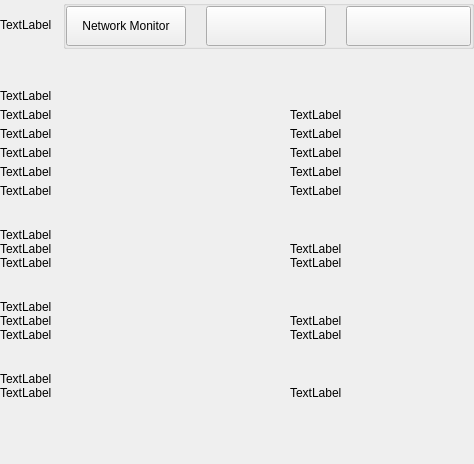
<?xml version="1.0" encoding="UTF-8"?>
<ui version="4.0">
 <class>SettingsInformationWidget</class>
 <widget class="QWidget" name="SettingsInformationWidget">
  <property name="geometry">
   <rect>
    <x>0</x>
    <y>0</y>
    <width>474</width>
    <height>464</height>
   </rect>
  </property>
  <property name="windowTitle">
   <string>Form</string>
  </property>
  <layout class="QVBoxLayout" name="verticalLayout">
   <property name="spacing">
    <number>0</number>
   </property>
   <property name="leftMargin">
    <number>0</number>
   </property>
   <property name="topMargin">
    <number>0</number>
   </property>
   <property name="rightMargin">
    <number>0</number>
   </property>
   <property name="bottomMargin">
    <number>0</number>
   </property>
   <item>
    <widget class="QWidget" name="left" native="true">
     <layout class="QVBoxLayout" name="verticalLayout_3">
      <property name="leftMargin">
       <number>0</number>
      </property>
      <property name="topMargin">
       <number>0</number>
      </property>
      <property name="rightMargin">
       <number>0</number>
      </property>
      <property name="bottomMargin">
       <number>0</number>
      </property>
      <item>
       <layout class="QVBoxLayout" name="verticalLayout_2">
        <property name="spacing">
         <number>0</number>
        </property>
        <item>
         <layout class="QHBoxLayout" name="horizontalLayout_3">
          <property name="spacing">
           <number>0</number>
          </property>
          <item>
           <widget class="QLabel" name="labelTitle">
            <property name="text">
             <string>TextLabel</string>
            </property>
           </widget>
          </item>
          <item>
           <spacer name="horizontalSpacer">
            <property name="orientation">
             <enum>Qt::Horizontal</enum>
            </property>
            <property name="sizeHint" stdset="0">
             <size>
              <width>40</width>
              <height>20</height>
             </size>
            </property>
           </spacer>
          </item>
          <item>
           <widget class="QGroupBox" name="groupBox">
            <property name="title">
             <string/>
            </property>
            <layout class="QHBoxLayout" name="horizontalLayout_4">
             <property name="spacing">
              <number>20</number>
             </property>
             <property name="leftMargin">
              <number>0</number>
             </property>
             <property name="topMargin">
              <number>0</number>
             </property>
             <property name="rightMargin">
              <number>0</number>
             </property>
             <property name="bottomMargin">
              <number>0</number>
             </property>
             <item>
              <widget class="QPushButton" name="pushButtonNetworkMonitor">
               <property name="minimumSize">
                <size>
                 <width>120</width>
                 <height>40</height>
                </size>
               </property>
               <property name="maximumSize">
                <size>
                 <width>16777215</width>
                 <height>40</height>
                </size>
               </property>
               <property name="focusPolicy">
                <enum>Qt::NoFocus</enum>
               </property>
               <property name="text">
                <string>Network Monitor</string>
               </property>
              </widget>
             </item>
             <item>
              <widget class="QPushButton" name="pushButtonBackups">
               <property name="minimumSize">
                <size>
                 <width>120</width>
                 <height>40</height>
                </size>
               </property>
               <property name="maximumSize">
                <size>
                 <width>120</width>
                 <height>40</height>
                </size>
               </property>
               <property name="focusPolicy">
                <enum>Qt::NoFocus</enum>
               </property>
               <property name="text">
                <string/>
               </property>
               <property name="checkable">
                <bool>false</bool>
               </property>
               <property name="autoExclusive">
                <bool>false</bool>
               </property>
              </widget>
             </item>
             <item>
              <widget class="QPushButton" name="pushButtonFile">
               <property name="minimumSize">
                <size>
                 <width>125</width>
                 <height>40</height>
                </size>
               </property>
               <property name="maximumSize">
                <size>
                 <width>125</width>
                 <height>40</height>
                </size>
               </property>
               <property name="focusPolicy">
                <enum>Qt::NoFocus</enum>
               </property>
               <property name="text">
                <string/>
               </property>
               <property name="checkable">
                <bool>false</bool>
               </property>
               <property name="checked">
                <bool>false</bool>
               </property>
               <property name="autoExclusive">
                <bool>false</bool>
               </property>
              </widget>
             </item>
            </layout>
           </widget>
          </item>
         </layout>
        </item>
        <item>
         <spacer name="verticalSpacer_2">
          <property name="orientation">
           <enum>Qt::Vertical</enum>
          </property>
          <property name="sizeType">
           <enum>QSizePolicy::Fixed</enum>
          </property>
          <property name="sizeHint" stdset="0">
           <size>
            <width>20</width>
            <height>40</height>
           </size>
          </property>
         </spacer>
        </item>
        <item>
         <widget class="QWidget" name="layoutOptions1" native="true">
          <layout class="QVBoxLayout" name="verticalLayout_9">
           <property name="spacing">
            <number>5</number>
           </property>
           <property name="leftMargin">
            <number>0</number>
           </property>
           <property name="topMargin">
            <number>0</number>
           </property>
           <property name="rightMargin">
            <number>0</number>
           </property>
           <property name="bottomMargin">
            <number>10</number>
           </property>
           <item>
            <widget class="QLabel" name="labelTitleGeneral">
             <property name="text">
              <string>TextLabel</string>
             </property>
            </widget>
           </item>
           <item>
            <layout class="QHBoxLayout" name="horizontalLayout" stretch="0,1">
             <property name="spacing">
              <number>0</number>
             </property>
             <item>
              <widget class="QLabel" name="labelTitleClient">
               <property name="minimumSize">
                <size>
                 <width>290</width>
                 <height>0</height>
                </size>
               </property>
               <property name="maximumSize">
                <size>
                 <width>290</width>
                 <height>16777215</height>
                </size>
               </property>
               <property name="text">
                <string>TextLabel</string>
               </property>
              </widget>
             </item>
             <item>
              <widget class="QLabel" name="labelInfoClient">
               <property name="text">
                <string>TextLabel</string>
               </property>
              </widget>
             </item>
            </layout>
           </item>
           <item>
            <layout class="QHBoxLayout" name="horizontalAgent" stretch="0,1">
             <property name="spacing">
              <number>0</number>
             </property>
             <item>
              <widget class="QLabel" name="labelTitleAgent">
               <property name="minimumSize">
                <size>
                 <width>290</width>
                 <height>0</height>
                </size>
               </property>
               <property name="maximumSize">
                <size>
                 <width>290</width>
                 <height>16777215</height>
                </size>
               </property>
               <property name="text">
                <string>TextLabel</string>
               </property>
              </widget>
             </item>
             <item>
              <widget class="QLabel" name="labelInfoAgent">
               <property name="text">
                <string>TextLabel</string>
               </property>
              </widget>
             </item>
            </layout>
           </item>
           <item>
            <layout class="QHBoxLayout" name="horizontalBerkely" stretch="0,1">
             <property name="spacing">
              <number>0</number>
             </property>
             <item>
              <widget class="QLabel" name="labelTitleBerkeley">
               <property name="minimumSize">
                <size>
                 <width>290</width>
                 <height>0</height>
                </size>
               </property>
               <property name="maximumSize">
                <size>
                 <width>290</width>
                 <height>16777215</height>
                </size>
               </property>
               <property name="text">
                <string>TextLabel</string>
               </property>
              </widget>
             </item>
             <item>
              <widget class="QLabel" name="labelInfoBerkeley">
               <property name="text">
                <string>TextLabel</string>
               </property>
              </widget>
             </item>
            </layout>
           </item>
           <item>
            <layout class="QHBoxLayout" name="horizontalDataDir" stretch="0,1">
             <property name="spacing">
              <number>0</number>
             </property>
             <item>
              <widget class="QLabel" name="labelTitleDataDir">
               <property name="minimumSize">
                <size>
                 <width>290</width>
                 <height>0</height>
                </size>
               </property>
               <property name="maximumSize">
                <size>
                 <width>290</width>
                 <height>16777215</height>
                </size>
               </property>
               <property name="text">
                <string>TextLabel</string>
               </property>
              </widget>
             </item>
             <item>
              <widget class="QLabel" name="labelInfoDataDir">
               <property name="text">
                <string>TextLabel</string>
               </property>
               <property name="wordWrap">
                <bool>true</bool>
               </property>
              </widget>
             </item>
            </layout>
           </item>
           <item>
            <layout class="QHBoxLayout" name="horizontalTime" stretch="0,1">
             <property name="spacing">
              <number>0</number>
             </property>
             <item>
              <widget class="QLabel" name="labelTitleTime">
               <property name="minimumSize">
                <size>
                 <width>290</width>
                 <height>0</height>
                </size>
               </property>
               <property name="maximumSize">
                <size>
                 <width>290</width>
                 <height>16777215</height>
                </size>
               </property>
               <property name="text">
                <string>TextLabel</string>
               </property>
              </widget>
             </item>
             <item>
              <widget class="QLabel" name="labelInfoTime">
               <property name="text">
                <string>TextLabel</string>
               </property>
              </widget>
             </item>
            </layout>
           </item>
          </layout>
         </widget>
        </item>
        <item>
         <spacer name="verticalSpacer_3">
          <property name="orientation">
           <enum>Qt::Vertical</enum>
          </property>
          <property name="sizeType">
           <enum>QSizePolicy::Minimum</enum>
          </property>
          <property name="sizeHint" stdset="0">
           <size>
            <width>20</width>
            <height>20</height>
           </size>
          </property>
         </spacer>
        </item>
        <item>
         <widget class="QLabel" name="labelTitleNetwork">
          <property name="text">
           <string>TextLabel</string>
          </property>
         </widget>
        </item>
        <item>
         <layout class="QHBoxLayout" name="horizontalName" stretch="0,1">
          <property name="spacing">
           <number>0</number>
          </property>
          <item>
           <widget class="QLabel" name="labelTitleName">
            <property name="minimumSize">
             <size>
              <width>290</width>
              <height>0</height>
             </size>
            </property>
            <property name="maximumSize">
             <size>
              <width>290</width>
              <height>16777215</height>
             </size>
            </property>
            <property name="text">
             <string>TextLabel</string>
            </property>
           </widget>
          </item>
          <item>
           <widget class="QLabel" name="labelInfoName">
            <property name="text">
             <string>TextLabel</string>
            </property>
           </widget>
          </item>
         </layout>
        </item>
        <item>
         <widget class="QWidget" name="layoutOptions2" native="true">
          <layout class="QHBoxLayout" name="horizontalConnections" stretch="0,1">
           <property name="spacing">
            <number>0</number>
           </property>
           <property name="leftMargin">
            <number>0</number>
           </property>
           <property name="topMargin">
            <number>0</number>
           </property>
           <property name="rightMargin">
            <number>0</number>
           </property>
           <property name="bottomMargin">
            <number>10</number>
           </property>
           <item>
            <widget class="QLabel" name="labelTitleConnections">
             <property name="minimumSize">
              <size>
               <width>290</width>
               <height>0</height>
              </size>
             </property>
             <property name="maximumSize">
              <size>
               <width>290</width>
               <height>16777215</height>
              </size>
             </property>
             <property name="text">
              <string>TextLabel</string>
             </property>
            </widget>
           </item>
           <item>
            <widget class="QLabel" name="labelInfoConnections">
             <property name="text">
              <string>TextLabel</string>
             </property>
            </widget>
           </item>
          </layout>
         </widget>
        </item>
        <item>
         <spacer name="verticalSpacer_4">
          <property name="orientation">
           <enum>Qt::Vertical</enum>
          </property>
          <property name="sizeType">
           <enum>QSizePolicy::Minimum</enum>
          </property>
          <property name="sizeHint" stdset="0">
           <size>
            <width>20</width>
            <height>20</height>
           </size>
          </property>
         </spacer>
        </item>
        <item>
         <widget class="QLabel" name="labelTitleBlockchain">
          <property name="text">
           <string>TextLabel</string>
          </property>
         </widget>
        </item>
        <item>
         <layout class="QHBoxLayout" name="horizontalBlockNumber" stretch="0,1">
          <property name="spacing">
           <number>0</number>
          </property>
          <item>
           <widget class="QLabel" name="labelTitleBlockNumber">
            <property name="minimumSize">
             <size>
              <width>290</width>
              <height>0</height>
             </size>
            </property>
            <property name="maximumSize">
             <size>
              <width>290</width>
              <height>16777215</height>
             </size>
            </property>
            <property name="text">
             <string>TextLabel</string>
            </property>
           </widget>
          </item>
          <item>
           <widget class="QLabel" name="labelInfoBlockNumber">
            <property name="text">
             <string>TextLabel</string>
            </property>
           </widget>
          </item>
         </layout>
        </item>
        <item>
         <widget class="QWidget" name="layoutOptions3" native="true">
          <layout class="QHBoxLayout" name="horizontalBlockTime" stretch="0,1">
           <property name="spacing">
            <number>0</number>
           </property>
           <property name="leftMargin">
            <number>0</number>
           </property>
           <property name="topMargin">
            <number>0</number>
           </property>
           <property name="rightMargin">
            <number>0</number>
           </property>
           <property name="bottomMargin">
            <number>10</number>
           </property>
           <item>
            <widget class="QLabel" name="labelTitleBlockTime">
             <property name="minimumSize">
              <size>
               <width>290</width>
               <height>0</height>
              </size>
             </property>
             <property name="maximumSize">
              <size>
               <width>290</width>
               <height>16777215</height>
              </size>
             </property>
             <property name="text">
              <string>TextLabel</string>
             </property>
            </widget>
           </item>
           <item>
            <widget class="QLabel" name="labelInfoBlockTime">
             <property name="text">
              <string>TextLabel</string>
             </property>
            </widget>
           </item>
          </layout>
         </widget>
        </item>
        <item>
         <spacer name="verticalSpacer_5">
          <property name="orientation">
           <enum>Qt::Vertical</enum>
          </property>
          <property name="sizeType">
           <enum>QSizePolicy::Fixed</enum>
          </property>
          <property name="sizeHint" stdset="0">
           <size>
            <width>20</width>
            <height>20</height>
           </size>
          </property>
         </spacer>
        </item>
        <item>
         <widget class="QLabel" name="labelTitleMemory">
          <property name="text">
           <string>TextLabel</string>
          </property>
         </widget>
        </item>
        <item>
         <layout class="QHBoxLayout" name="horizontalNumberTransactions" stretch="0,1">
          <property name="spacing">
           <number>0</number>
          </property>
          <item>
           <widget class="QLabel" name="labelTitleNumberTransactions">
            <property name="minimumSize">
             <size>
              <width>290</width>
              <height>0</height>
             </size>
            </property>
            <property name="maximumSize">
             <size>
              <width>290</width>
              <height>16777215</height>
             </size>
            </property>
            <property name="text">
             <string>TextLabel</string>
            </property>
           </widget>
          </item>
          <item>
           <widget class="QLabel" name="labelInfoNumberTransactions">
            <property name="text">
             <string>TextLabel</string>
            </property>
           </widget>
          </item>
         </layout>
        </item>
        <item>
         <spacer name="verticalSpacer">
          <property name="orientation">
           <enum>Qt::Vertical</enum>
          </property>
          <property name="sizeHint" stdset="0">
           <size>
            <width>20</width>
            <height>40</height>
           </size>
          </property>
         </spacer>
        </item>
       </layout>
      </item>
     </layout>
    </widget>
   </item>
  </layout>
 </widget>
 <resources/>
 <connections/>
</ui>
